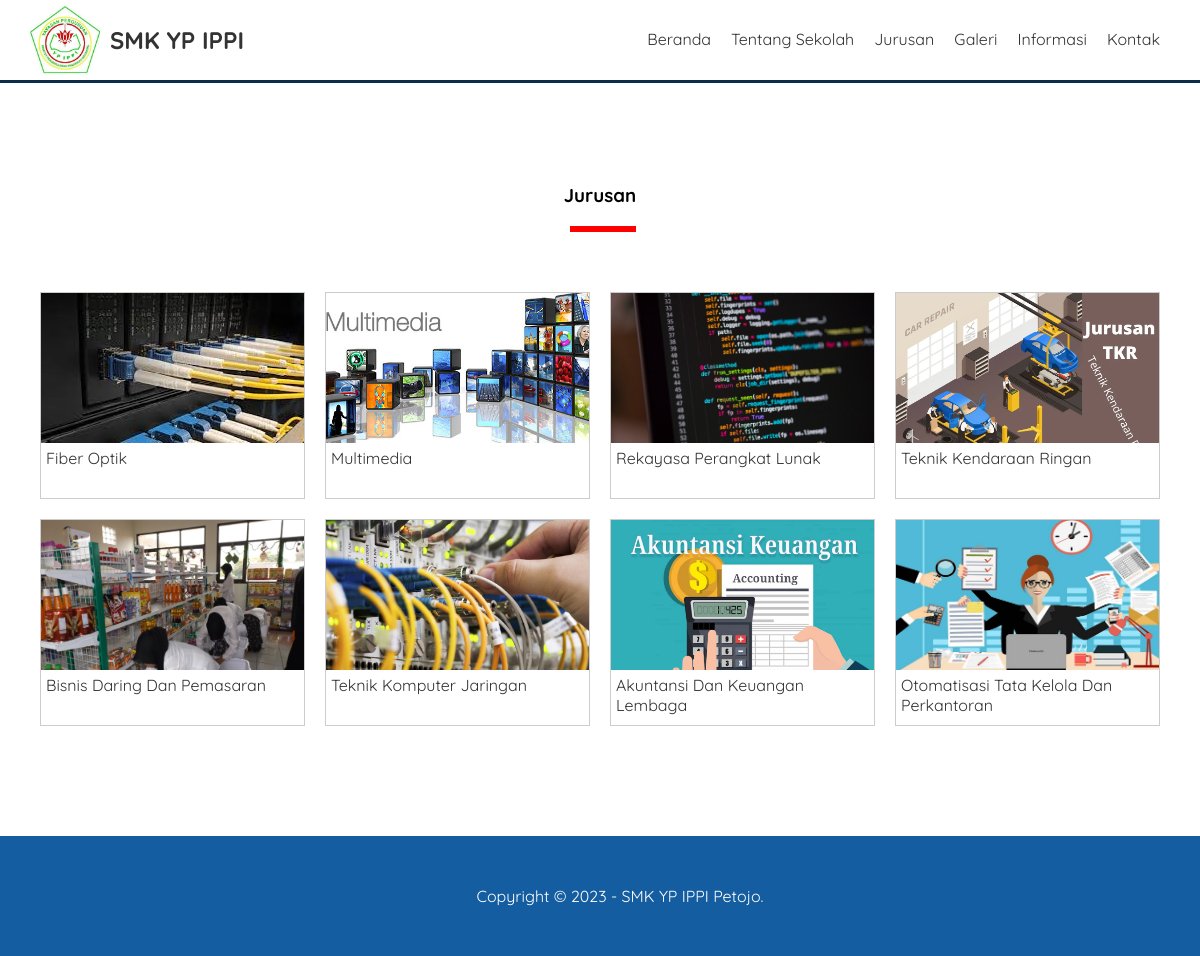
The app's page /jurusan.php with its own data.
### tables this page shows
CREATE TABLE `pengaturan` (
  `id` int(11) NOT NULL,
  `nama` varchar(50) NOT NULL,
  `email` varchar(50) NOT NULL,
  `telepon` varchar(20) NOT NULL,
  `alamat` text NOT NULL,
  `logo` varchar(50) NOT NULL,
  `favicon` varchar(50) NOT NULL,
  `tentang_sekolah` text NOT NULL,
  `foto_sekolah` varchar(50) NOT NULL,
  `google_maps` text NOT NULL,
  `nama_kepsek` varchar(50) NOT NULL,
  `foto_kepsek` varchar(50) NOT NULL,
  `sambutan_kepsek` text NOT NULL,
  `created_at` timestamp NOT NULL DEFAULT current_timestamp(),
  `updated_at` datetime DEFAULT NULL
);

CREATE TABLE `jurusan` (
  `id` int(11) NOT NULL,
  `nama` varchar(100) NOT NULL,
  `keterangan` text NOT NULL,
  `gambar` varchar(50) NOT NULL,
  `created_at` timestamp NOT NULL DEFAULT current_timestamp(),
  `updated_at` datetime DEFAULT NULL
);

### jurusan.php (the view)
<?php include 'header.php'; ?>
<div class="section">
    <div class="container">
      <h3 class="text-center">Jurusan</h3>
      <?php
          $jurusan = mysqli_query($conn, "SELECT * FROM jurusan ORDER BY id DESC");
          if(mysqli_num_rows($jurusan) > 0){
            while($j = mysqli_fetch_array($jurusan)){
       ?>
       <div class="col-4">
            <a href="detail-jurusan.php?id=<?= $j['id'] ?>" class="thumbnail-link">
            <div class="thumbnail-box">
                <div class="thumbnail-img" style="background-image: url('uploads/jurusan/<?= $j['gambar'] ?>');">
                </div>
                <div class="thumbnail-text">
                        <?= $j['nama'] ?>
                </div>
            </div>
            </a>
       </div>
    <?php }}else{ ?>
          Tidak ada data
        <?php } ?>
    </div>
</div>
<?php include 'footer.php'; ?>

### header.php (shortened to what this page needs)
<?php
   include 'koneksi.php';
   $identitas = mysqli_query($conn, "SELECT * FROM pengaturan ORDER BY ID DESC LIMIT 1");
   $d = mysqli_fetch_object($identitas);
?>
<!DOCTYPE html>
<html lang="en">
<head>
    <link rel="stylesheet" type="text/css" href="assets/css/style.css">
</head>
<body>
    <div class="header">
        <div class="container">
            <div class="header-logo">
                <img src="uploads/identitas/<?= $d->logo ?>" width="70px">
                <h2><a href="index.php"><?= $d->nama ?></a></h2>
            </div>
            <ul class="header-menu">
                <li><a href="index.php">Beranda</a></li>
                <li><a href="tentang-sekolah.php">Tentang Sekolah</a></li>
                <li><a href="jurusan.php">Jurusan</a></li>
                <li><a href="galeri.php">Galeri</a></li>
                <li><a href="informasi.php">Informasi</a></li>
                <li><a href="kontak.php">Kontak</a></li>
            </ul>
        </div>
    </div>

### footer.php (shortened to what this page needs)
    <footer>
        <div class="container text-center">
            Copyright &copy; 2023 - <?= $d->nama ?> Petojo.
        </div>
    </footer>
</body>
</html>

### assets/css/style.css (style rules this page uses)
* { margin: 0; padding: 0; font-family: 'Quicksand', sans-serif; box-sizing: border-box; }
a { text-decoration: none; }
.container { width: 1140px; margin: 0 auto ; }
.container:after { content: ""; display: block; clear: both; }
.text-center { text-align: center !important; }
.header { border-bottom: 3px solid #0C2D48; }
.header a { color: #333; }
.header-logo { float: left; line-height: 70px; padding: 5px 0; }
.header-logo img { float: left; margin-right: 10px; }
.header-logo h2 { float: left; }
.header-menu { float: right; }
.header-menu li { float: left; list-style: none; padding: 29px 10px; }
.section { padding: 100px 0; }
.section h3 { padding-bottom: 25px; margin-bottom: 50px; position: relative; }
.section h3::after { content: ""; display: block; width: 60px; border: 3px solid red; position: absolute; bottom: 0; left: calc(50% - 30px); }
.col-4 { min-height: 200px; width: 25%; float: left; padding: 10px; }
.thumbnail-box { border: 1px solid #ccc; width: 100%; min-height: 200px; background-color: #fff; }
.thumbnail-img { height: 150px; background-repeat: no-repeat; background-size: cover; }
.thumbnail-text { height: 55px; padding: 5px; }
.thumbnail-link { color: #333; }
footer { padding: 50px; background-color: #145DA0; color: #fff; }

### records on screen
pengaturan: logo (picture), nama "SMK YP IPPI"
jurusan: gambar (picture), nama "Fiber Optik"
jurusan: gambar (picture), nama "Multimedia"
jurusan: gambar (picture), nama "Rekayasa Perangkat Lunak"
jurusan: gambar (picture), nama "Teknik Kendaraan Ringan"
jurusan: gambar (picture), nama "Bisnis Daring Dan Pemasaran"
jurusan: gambar (picture), nama "Teknik Komputer Jaringan"
jurusan: gambar (picture), nama "Akuntansi Dan Keuangan Lembaga"
jurusan: gambar (picture), nama "Otomatisasi Tata Kelola Dan Perkantoran"
